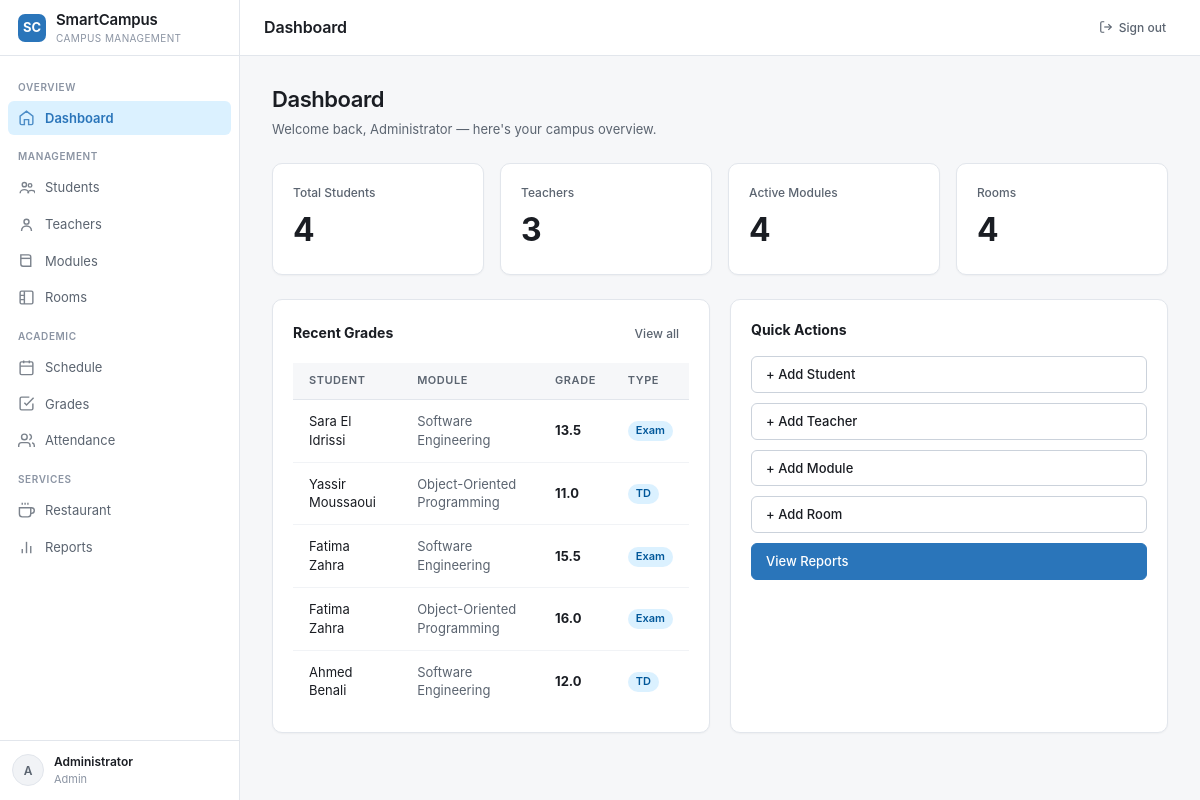
The app's page /dashboard (signed in) with its own data.
### tables this page shows
CREATE TABLE grades (
            id          INTEGER PRIMARY KEY AUTOINCREMENT,
            student_id  INTEGER NOT NULL REFERENCES students(id),
            module_id   INTEGER NOT NULL REFERENCES modules(id),
            value       REAL    NOT NULL,
            type        TEXT    NOT NULL DEFAULT 'Exam'
        );

CREATE TABLE modules (
            id          INTEGER PRIMARY KEY AUTOINCREMENT,
            code        TEXT    NOT NULL UNIQUE,
            title       TEXT    NOT NULL,
            credits     INTEGER NOT NULL DEFAULT 3,
            semester    INTEGER NOT NULL DEFAULT 1,
            teacher_id  INTEGER REFERENCES teachers(id)
        );

### app.py (the view, shortened to what this page needs)
@app.route("/dashboard")
@login_required()
def dashboard():
    db   = get_db()
    role = session["role"]
    stats = {}
    if role == "admin":
        stats["students"]  = db.execute("SELECT COUNT(*) FROM students").fetchone()[0]
        stats["teachers"]  = db.execute("SELECT COUNT(*) FROM teachers").fetchone()[0]
        stats["modules"]   = db.execute("SELECT COUNT(*) FROM modules").fetchone()[0]
        stats["rooms"]     = db.execute("SELECT COUNT(*) FROM rooms").fetchone()[0]
        recent_grades = rows_to_list(db.execute(
            """SELECT g.value, g.type, s.first_name||' '||s.last_name AS student,
                      m.title AS module
               FROM grades g
               JOIN students s ON s.id=g.student_id
               JOIN modules  m ON m.id=g.module_id
               ORDER BY g.id DESC LIMIT 5"""
        ).fetchall())
        db.close()
        return render_template("dashboard_admin.html",
                               stats=stats, recent_grades=recent_grades)

### app.py (called while the page is built)
def login_required(roles=None):
    def decorator(f):
        @functools.wraps(f)
        def wrapped(*args, **kwargs):
            if "user_id" not in session:
                flash("Please sign in first.", "warning")
                return redirect(url_for("login"))
            if roles and session.get("role") not in roles:
                flash("Access denied.", "danger")
                return redirect(url_for("dashboard"))
            return f(*args, **kwargs)
        return wrapped
    return decorator

def rows_to_list(rows):
    return [dict(r) for r in rows]

### database.py (called while the page is built)
def get_db():
    conn = sqlite3.connect(DB_PATH)
    conn.row_factory = sqlite3.Row
    conn.execute("PRAGMA foreign_keys = ON")
    return conn

### templates/dashboard_admin.html
{% extends "base.html" %}
{% block page_title %}Dashboard{% endblock %}
{% block content %}
<div class="page-header">
  <div><h1>Dashboard</h1><p>Welcome back, {{ session.name }} — here's your campus overview.</p></div>
</div>
<div class="card-grid">
  <div class="card">
    <div class="stat-label">Total Students</div>
    <div class="stat-value">{{ stats.students }}</div>
  </div>
  <div class="card">
    <div class="stat-label">Teachers</div>
    <div class="stat-value">{{ stats.teachers }}</div>
  </div>
  <div class="card">
    <div class="stat-label">Active Modules</div>
    <div class="stat-value">{{ stats.modules }}</div>
  </div>
  <div class="card">
    <div class="stat-label">Rooms</div>
    <div class="stat-value">{{ stats.rooms }}</div>
  </div>
</div>
<div style="display:grid;grid-template-columns:1fr 1fr;gap:20px;margin-top:8px;">
  <div class="card">
    <div style="display:flex;justify-content:space-between;align-items:center;margin-bottom:16px;">
      <strong style="font-size:14px;">Recent Grades</strong>
      <a href="{{ url_for('grades') }}" class="btn btn-ghost btn-sm">View all</a>
    </div>
    {% if recent_grades %}
    <table>
      <thead><tr><th>Student</th><th>Module</th><th>Grade</th><th>Type</th></tr></thead>
      <tbody>
        {% for g in recent_grades %}
        <tr>
          <td>{{ g.student }}</td>
          <td style="color:#5b6470;">{{ g.module }}</td>
          <td><strong>{{ g.value }}</strong></td>
          <td><span class="badge badge-info">{{ g.type }}</span></td>
        </tr>
        {% endfor %}
      </tbody>
    </table>
    {% else %}
    <div class="empty-state"><p>No grades yet.</p></div>
    {% endif %}
  </div>
  <div class="card">
    <div style="margin-bottom:16px;"><strong style="font-size:14px;">Quick Actions</strong></div>
    <div style="display:flex;flex-direction:column;gap:10px;">
      <a href="{{ url_for('student_add') }}" class="btn">+ Add Student</a>
      <a href="{{ url_for('teacher_add') }}" class="btn">+ Add Teacher</a>
      <a href="{{ url_for('module_add') }}" class="btn">+ Add Module</a>
      <a href="{{ url_for('room_add') }}" class="btn">+ Add Room</a>
      <a href="{{ url_for('reports') }}" class="btn btn-primary">View Reports</a>
    </div>
  </div>
</div>
{% endblock %}

### templates/base.html (style rules this page uses)
*, *::before, *::after { box-sizing: border-box; }
html, body { height: 100%; margin: 0; }
body { font-family: 'Inter', -apple-system, BlinkMacSystemFont, 'Segoe UI', system-ui, sans-serif; background: #f6f7f9; color: #1a1d23; font-size: 14px; line-height: 1.45; -webkit-font-smoothing: antialiased; }
.page-header { display: flex; align-items: flex-end; justify-content: space-between; margin-bottom: 24px; gap: 16px; flex-wrap: wrap; }
.page-header h1 { margin: 0; font-size: 22px; font-weight: 600; letter-spacing: -0.02em; }
.page-header p { margin: 4px 0 0; color: #5b6470; font-size: 13px; }
.btn { display: inline-flex; align-items: center; gap: 6px; padding: 8px 14px; border-radius: 6px; border: 1px solid #cbd2db; background: #fff; color: #1a1d23; font-size: 13px; font-weight: 500; font-family: inherit; cursor: pointer; text-decoration: none; white-space: nowrap; transition: background 0.12s; }
.btn-primary { background: oklch(0.55 0.13 250); color: #fff; border-color: oklch(0.55 0.13 250); }
.btn-sm { padding: 4px 9px; font-size: 12px; }
.btn-ghost { border-color: transparent; background: transparent; color: #5b6470; }
.card { background: #fff; border: 1px solid #e2e6ec; border-radius: 10px; padding: 20px; box-shadow: 0 1px 2px rgba(15,20,30,.04); }
.card-grid { display: grid; grid-template-columns: repeat(auto-fill, minmax(200px, 1fr)); gap: 16px; margin-bottom: 24px; }
.stat-label { font-size: 12px; color: #5b6470; font-weight: 500; margin-bottom: 6px; }
.stat-value { font-size: 32px; font-weight: 700; letter-spacing: -0.03em; }
table { width: 100%; border-collapse: collapse; }
th { background: #f6f7f9; font-size: 11px; font-weight: 600; text-transform: uppercase; letter-spacing: 0.05em; color: #5b6470; padding: 10px 16px; text-align: left; border-bottom: 1px solid #e2e6ec; }
td { padding: 12px 16px; font-size: 13px; border-bottom: 1px solid #f1f3f6; vertical-align: middle; }
tr:last-child td { border-bottom: none; }
.badge { display: inline-flex; align-items: center; padding: 2px 8px; border-radius: 20px; font-size: 11px; font-weight: 600; }
.badge-info { background: oklch(0.95 0.04 250); color: oklch(0.45 0.13 250); }

### records on screen
grades: student "Sara El Idrissi", module "Software Engineering", value "13.5", type "Exam"
grades: student "Yassir Moussaoui", module "Object-Oriented Programming", value "11.0", type "TD"
grades: student "Fatima Zahra", module "Software Engineering", value "15.5", type "Exam"
grades: student "Fatima Zahra", module "Object-Oriented Programming", value "16.0", type "Exam"
grades: student "Ahmed Benali", module "Software Engineering", value "12.0", type "TD"

### other values on screen
{{ session.name[0].upper() }} "A"
{{ session.name }} "Administrator"
{{ session.role | capitalize }} "Admin"
{{ stats.students }} "4"
{{ stats.teachers }} "3"
{{ stats.modules }} "4"
{{ stats.rooms }} "4"
